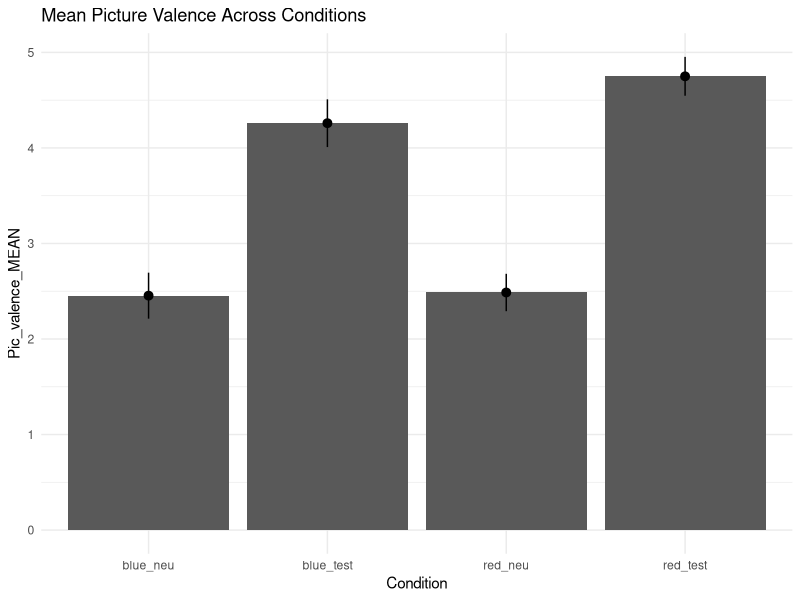
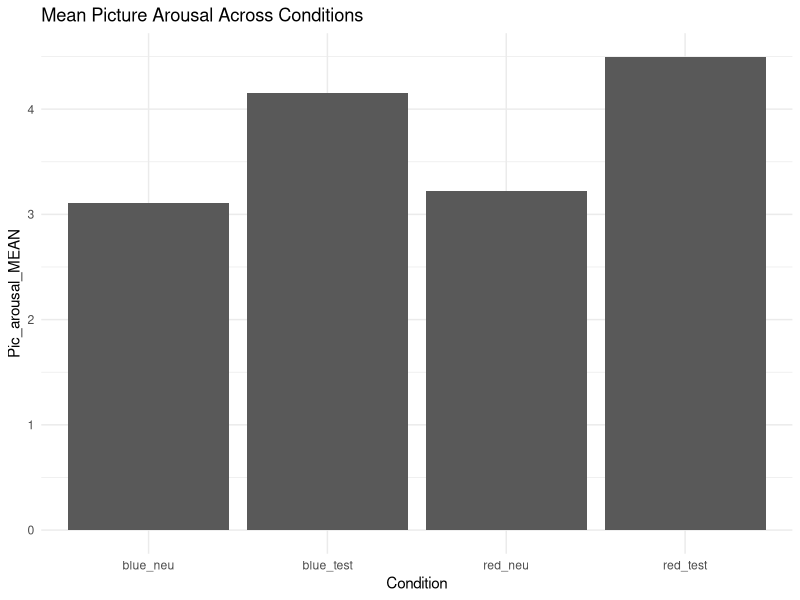
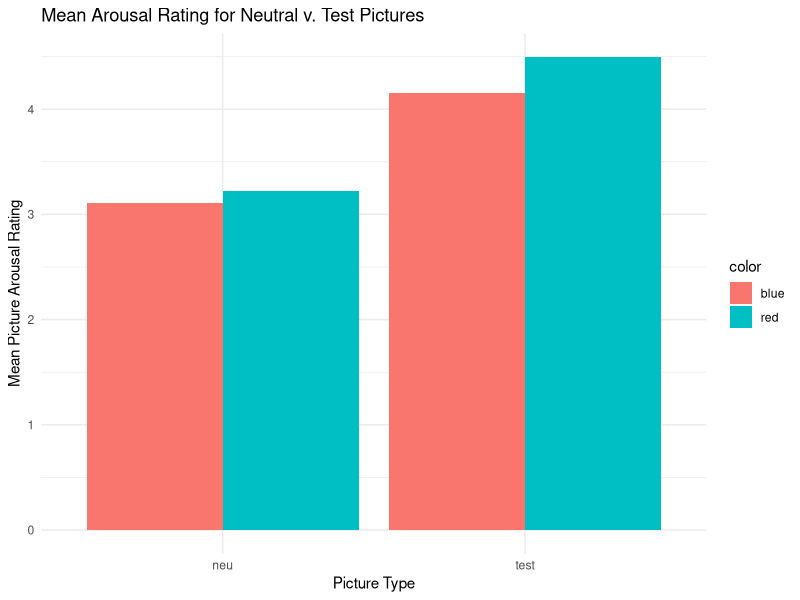
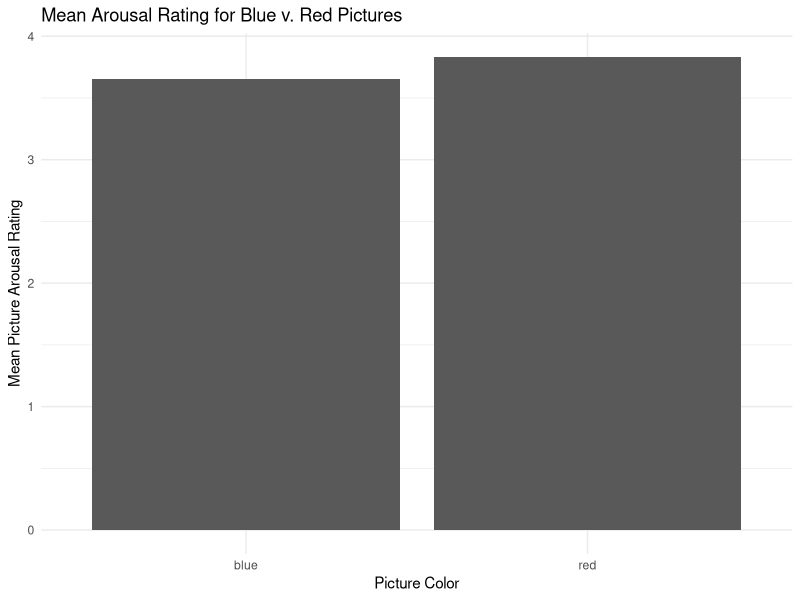
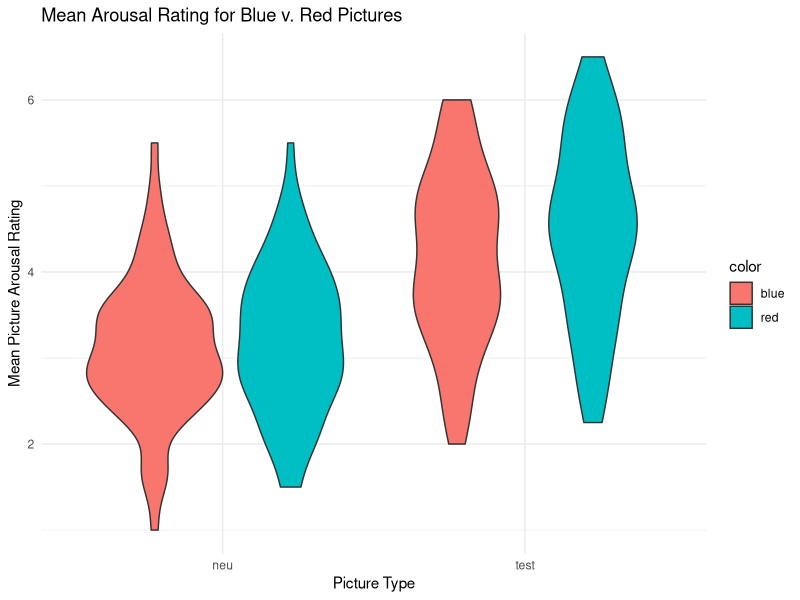
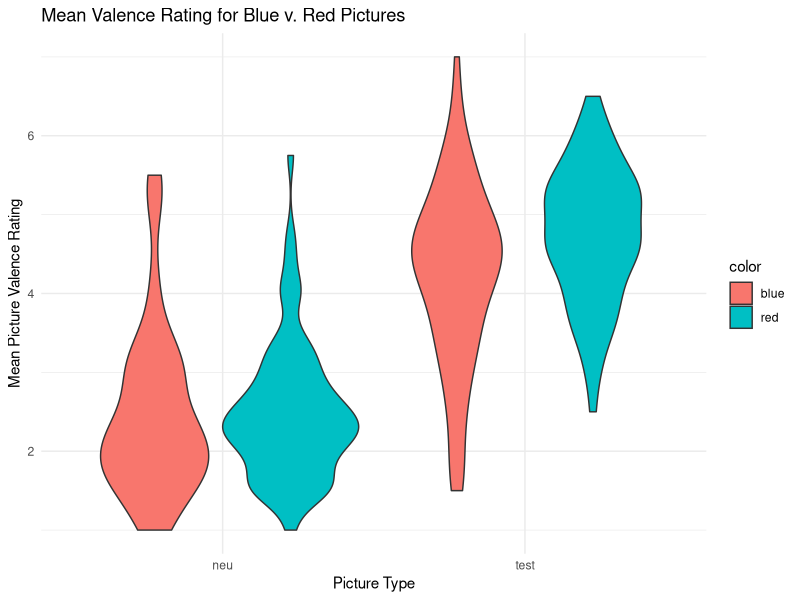
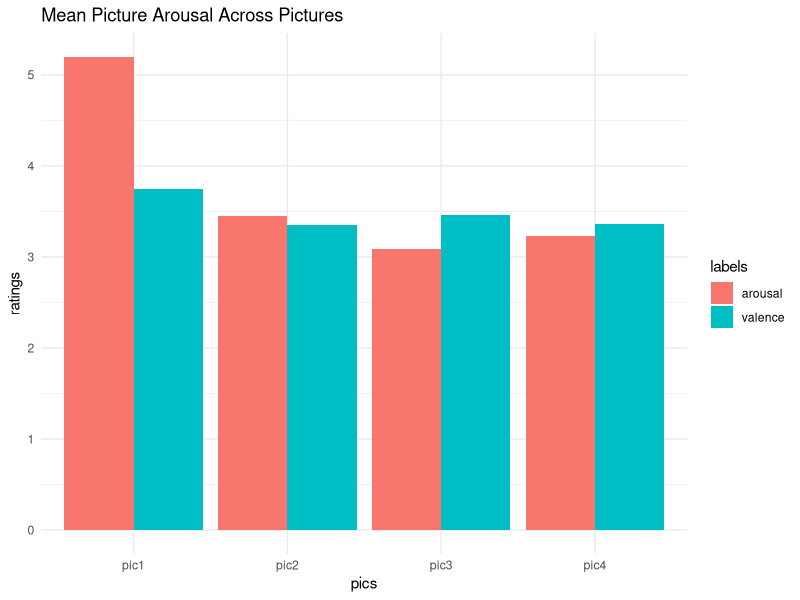

Here is the R script that generated these plots, in order:
## ---- chunk 1
library(foreign)
library(dplyr)
library(tidyverse)

color_data_pr = read.csv("color_data_pr.csv")
## ---- chunk 2
ggplot(color_data_pr, aes(x=Condition, Pic_valence_MEAN)) +
  geom_bar(stat='summary', fun.y='mean') +
  stat_summary(fun.y = function(x){mean(x)},
               fun.ymin = function(x){mean(x) - 2*sd(x)/sqrt(length(x))},
               fun.ymax = function(x){mean(x) + 2*sd(x)/sqrt(length(x))},
               geom= 'pointrange') +
  labs(title = 'Mean Picture Valence Across Conditions') +
  theme_minimal()

ggplot(color_data_pr, aes(x=Condition, Pic_arousal_MEAN)) +
  geom_bar(stat="summary", fun.y="mean", position="dodge") + 
  labs(title = 'Mean Picture Arousal Across Conditions') + 
  theme_minimal()

ggplot(color_data_pr, aes(x=pic, Pic_arousal_MEAN, fill=color)) +
  geom_bar(stat="summary", fun.y="mean", position="dodge") + 
  labs(title = 'Mean Arousal Rating for Neutral v. Test Pictures', y = 'Mean Picture Arousal Rating', x = 'Picture Type') + 
  theme_minimal()

summary(aov(data=color_data_pr, Pic_arousal_MEAN ~ color*pic))

ggplot(color_data_pr, aes(x=color, Pic_arousal_MEAN)) +
  geom_bar(stat="summary", fun.y="mean", position="dodge") + 
  labs(title = 'Mean Arousal Rating for Blue v. Red Pictures', y = 'Mean Picture Arousal Rating', x = 'Picture Color') + theme_minimal()
## ---- chunk 3
### Beyond the paper
########## TODO: Run ANCOVA, using trait and test anxiety as the controls, figures we chose to improve, why are they improvements (violin plots here and why they are a nicer representation of the distribution)

### Violin Plot for Arousal Mean
ggplot(color_data_pr, aes(x=pic, Pic_arousal_MEAN, fill=color)) + geom_violin() +   labs(title = 'Mean Arousal Rating for Blue v. Red Pictures', y = 'Mean Picture Arousal Rating', x = 'Picture Type') + theme_minimal()

### Violin Plot for Valence Mean
ggplot(color_data_pr, aes(x=pic, Pic_valence_MEAN, fill=color)) + geom_violin() +   labs(title = 'Mean Valence Rating for Blue v. Red Pictures', y = 'Mean Picture Valence Rating', x = 'Picture Type') + theme_minimal()

# bar or violin plots for the distribution of arousal and valence judgements for each picture
arousal_by_pic = c(mean(color_data_pr$pic1_arousal), 
                   mean(color_data_pr$pic2_arousal), 
                   mean(color_data_pr$pic3_arousal), 
                   mean(color_data_pr$pic4_arousal))

valence_by_pic = c(mean(color_data_pr$pic1_valence), mean(color_data_pr$pic2_valence), mean(color_data_pr$pic3_valence), mean(color_data_pr$pic4_valence))

pics = c('pic1', 'pic2', 'pic3', 'pic4','pic1', 'pic2', 'pic3', 'pic4')
new.df = data.frame(arousal_by_pic, valence_by_pic, pics)

labels = c('arousal', 'arousal', 'arousal', 'arousal',
           'valence', 'valence', 'valence', 'valence')

ratings = c(arousal_by_pic, valence_by_pic)
new.df2 = data.frame(ratings, pics, labels)

ggplot(new.df2, aes(x=pics, ratings, fill=labels)) +
  geom_bar(stat="identity", position="dodge") + 
  labs(title = 'Mean Picture Arousal Across Pictures') + 
  theme_minimal()

# try this for the error bars
stat_summary (fun.y = function(x){mean(x)},
                fun.ymin = function(x){mean(x) - 2*sd(x)/sqrt(length(x))},
                fun.ymax = function(x){mean(x) + 2*sd(x)/sqrt(length(x))},
                geom= 'pointrange')
## ---- chunk 4

#is this the right way to go about this? - tania
anova.val.cond = anova(lm(data = color_data_pr, Pic_valence_MEAN ~ Condition))
anova.aro.cond = anova(lm(data = color_data_pr, Pic_arousal_MEAN ~ Condition))

interact.val = anova(lm(data = color_data_pr, Pic_valence_MEAN ~ Condition*Pic_arousal_MEAN))
interact.aro = anova(lm(data = color_data_pr, Pic_arousal_MEAN ~ Condition*Pic_valence_MEAN))

## ---- chunk 5

#is this the right way to go about this? - tania
ancova.val.test_anxiety = anova(lm(data = color_data_pr, Pic_valence_MEAN ~ STAI_MEAN + Condition))
ancova.val.trait_anxiety = anova(lm(data = color_data_pr, Pic_valence_MEAN ~ AEQanxiety_MEAN + Condition))

ancova.aro.test_anxiety = anova(lm(data = color_data_pr, Pic_arousal_MEAN ~ STAI_MEAN + Condition))
ancova.aro.trait_anxiety = anova(lm(data = color_data_pr, Pic_arousal_MEAN ~ AEQanxiety_MEAN + Condition))

## ---- chunk 6

## First let's create a simpler dataframe to work with

simple.color.df <- data.frame(condition=color_data_pr$Condition,pic1_valence=color_data_pr$pic1_valence,pic2_valence=color_data_pr$pic2_valence,pic3_valence=color_data_pr$pic3_valence,pic4_valence=color_data_pr$pic4_valence,pic1_arousal=color_data_pr$pic1_arousal,pic2_arousal=color_data_pr$pic2_arousal,pic3_arousal=color_data_pr$pic3_arousal,pic4_arousal=color_data_pr$pic4_arousal,test.anxiety=color_data_pr$STAI_MEAN,trait.anxiety=color_data_pr$AEQanxiety_MEAN)

## Let's look at the data by image and condition

# Red and Neutral condition
red.neu = filter(simple.color.df, condition=='red_neu')

# Red/neutral valence ratings
means.val.red.neu = c(mean(red.neu$pic1_valence),
                     mean(red.neu$pic2_valence),
                     mean(red.neu$pic3_valence),
                     mean(red.neu$pic4_valence))

pic1.val.mean.rn = means.val.red.neu[1]
pic2.val.mean.rn = means.val.red.neu[2]
pic3.val.mean.rn = means.val.red.neu[3]
pic4.val.mean.rn = means.val.red.neu[4]

val.red.neu.avg = mean(c(mean(red.neu$pic1_valence),
                     mean(red.neu$pic2_valence),
                     mean(red.neu$pic3_valence),
                     mean(red.neu$pic4_valence)))

# Red/neutral arousal ratings
means.aro.red.neu = c(mean(red.neu$pic1_arousal),
                     mean(red.neu$pic2_arousal),
                     mean(red.neu$pic3_arousal),
                     mean(red.neu$pic4_arousal))

pic1.aro.mean.rn = means.aro.red.neu[1]
pic2.aro.mean.rn = means.aro.red.neu[2]
pic3.aro.mean.rn = means.aro.red.neu[3]
pic4.aro.mean.rn = means.aro.red.neu[4]

aro.red.neu.avg = mean(c(mean(red.neu$pic1_arousal),
                     mean(red.neu$pic2_arousal),
                     mean(red.neu$pic3_arousal),
                     mean(red.neu$pic4_arousal)))

# Red/test condition

red.test = filter(simple.color.df, condition=='red_test')

# Red/test valence ratings
means.val.red.test = c(mean(red.test$pic1_valence),
                     mean(red.test$pic2_valence),
                     mean(red.test$pic3_valence),
                     mean(red.test$pic4_valence))

pic1.val.mean.rt = means.val.red.test[1]
pic2.val.mean.rt = means.val.red.test[2]
pic3.val.mean.rt = means.val.red.test[3]
pic4.val.mean.rt = means.val.red.test[4]

val.red.test.avg = mean(c(mean(red.test$pic1_valence),
                     mean(red.test$pic2_valence),
                     mean(red.test$pic3_valence),
                     mean(red.test$pic4_valence)))

# Red/test arousal ratings
means.aro.red.test = c(mean(red.test$pic1_arousal),
                     mean(red.test$pic2_arousal),
                     mean(red.test$pic3_arousal),
                     mean(red.test$pic4_arousal))

pic1.aro.mean.rt = means.aro.red.test[1]
pic2.aro.mean.rt = means.aro.red.test[2]
pic3.aro.mean.rt = means.aro.red.test[3]
pic4.aro.mean.rt = means.aro.red.test[4]

aro.red.test.avg = mean(c(mean(red.test$pic1_arousal),
                     mean(red.test$pic2_arousal),
                     mean(red.test$pic3_arousal),
                     mean(red.test$pic4_arousal)))

# Blue/neutral condition
blue.neu = filter(simple.color.df, condition=='blue_neu')

# blue/neutral valence ratings



